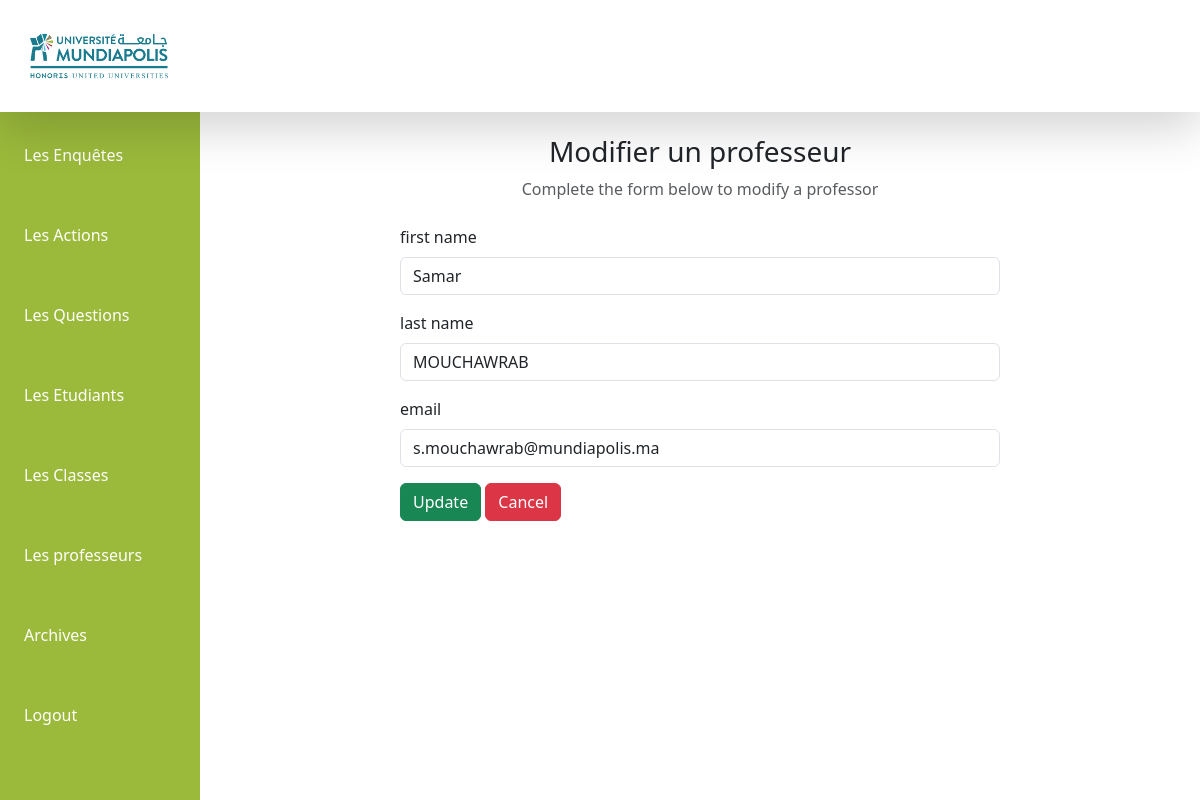
The page /admin/pages/edit_professeur.php?id=1 on the database its author committed.
### tables this page shows
CREATE TABLE `professeur` (
  `id_professeur` int(11) NOT NULL,
  `professor_Fname` varchar(255) NOT NULL,
  `professor_Lname` varchar(255) NOT NULL,
  `professor_email` varchar(255) NOT NULL,
  `professor_password` varchar(255) NOT NULL
);

### admin/pages/edit_professeur.php (the view, shortened to what this page needs)
<?php include "../includes/layout.php" ?>
<?php
$servername = 'localhost';
$username = 'root';
$database_name ='projet_evaluation';
$password = '';
$conn = mysqli_connect($servername,$username,$password,$database_name);
if (!$conn) {
    die("Connection failed: " . mysqli_connect_error());
}else {
    $sql = "SELECT professor_Fname, professor_Lname, professor_email FROM professeur WHERE id_professeur = ".$_GET["id"];
    $result = mysqli_query($conn, $sql);
    $row = mysqli_fetch_assoc($result);
}
?>
<div class="main-content">
        <div class="text-center mb-4">
         <h3>Modifier un professeur</h3>
         <p class="text-muted">Complete the form below to modify a  professor</p>
         </div>
         <div class="container d-flex justify-content-center">
         <form action="" method="post" style="width:50vw; min-width:300px;">
            <div class="mb-3">
               <label class="form-label">first name</label>
               <input type="text" class="form-control" value="<?php echo $row['professor_Fname']; ?>" name="first_name">
            </div>
            <div class="mb-3">
               <label class="form-label">last name</label>
               <input type="text" class="form-control" value="<?php echo $row['professor_Lname']; ?>" name="last_name">
            </div>
            <div class="mb-3">
               <label class="form-label">email</label>
               <input type="email" class="form-control" value="<?php echo $row['professor_email']; ?>" name="email">
            </div>
            <div>
               <button type="submit" class="btn btn-success" name="submit">Update</button>
               <a href="professeurs.php" class="btn btn-danger">Cancel</a>
            </div>
            </form>
        </div>
</div>
<?php include "../includes/footer.php" ?>

### admin/css/layout.css (style rules this page uses)
:root { --primary: #9BBA3B; --secondary: #0D3C48; }
* { padding: 0 ; margin: 0; box-sizing: border-box; }
input, select { outline: none !important; border: 0; background: #e9e8e8; }
.main-content { margin-top: 100px; margin-left: 200px; padding: 35px; width: 100%; gap: 30px; height: 88vh; max-height: 88vh; }

### admin/css/statistiques.css (style rules this page uses)
a { text-decoration: none; color: #000; }

### rows shown on the page
professeur: first_name "Samar", last_name "MOUCHAWRAB", email "s.mouchawrab@mundiapolis.ma"
